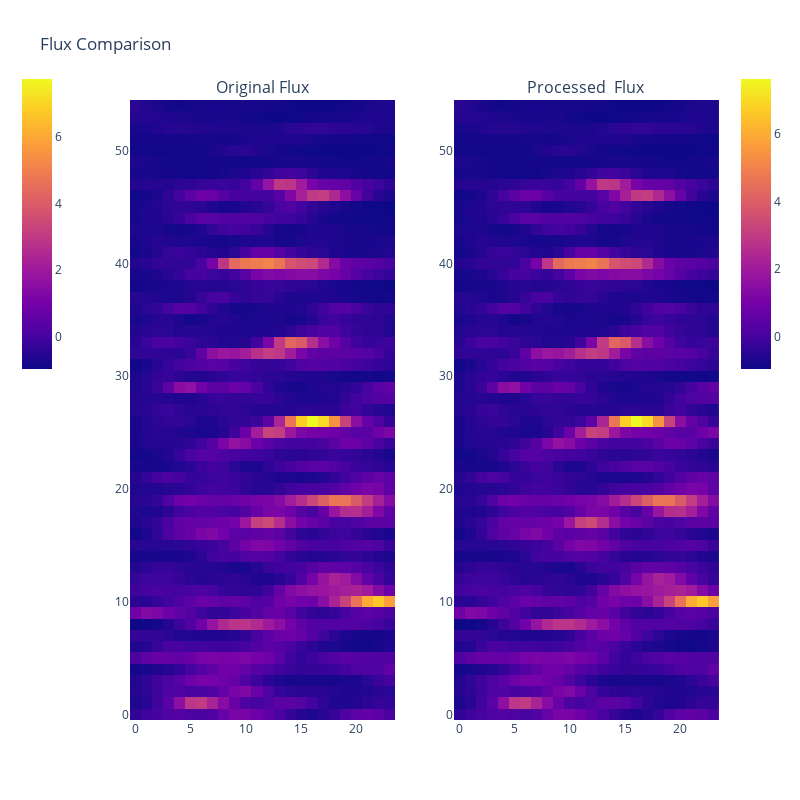

The code cell stored with this chart in its notebook:
### Code cell
plot_fluxes(original_fluxes_array[0], processed_fluxes_array[0])

### Figure 1 — Plotly figure (JSON) as saved in the notebook; plotly's stock layout.template omitted (floating-point values rounded to 4 significant figures; data arrays with more than 128 entries replaced by an {"elided": "..."} marker saying what was removed)
{"data": [{"colorbar": {"len": 0.5, "x": -0.2, "y": 0.8}, "type": "heatmap", "xaxis": "x", "yaxis": "y", "z": {"elided": "55x24 float values"}}, {"colorbar": {"len": 0.5, "x": 1.02, "y": 0.8}, "type": "heatmap", "xaxis": "x2", "yaxis": "y2", "z": {"elided": "55x24 float values"}}], "layout": {"annotations": [{"font": {"size": 16}, "showarrow": false, "text": "Original Flux", "x": 0.225, "xanchor": "center", "xref": "paper", "y": 1, "yanchor": "bottom", "yref": "paper"}, {"font": {"size": 16}, "showarrow": false, "text": "Processed  Flux", "x": 0.775, "xanchor": "center", "xref": "paper", "y": 1, "yanchor": "bottom", "yref": "paper"}], "height": 800, "title": {"text": "Flux Comparison"}, "width": 800, "xaxis": {"anchor": "y", "autorange": true, "domain": [0, 0.45], "range": [-0.5, 23.5]}, "xaxis2": {"anchor": "y2", "autorange": true, "domain": [0.55, 1], "range": [-0.5, 23.5]}, "yaxis": {"anchor": "x", "autorange": true, "domain": [0, 1], "range": [-0.5, 54.5]}, "yaxis2": {"anchor": "x2", "autorange": true, "domain": [0, 1], "range": [-0.5, 54.5]}}}
